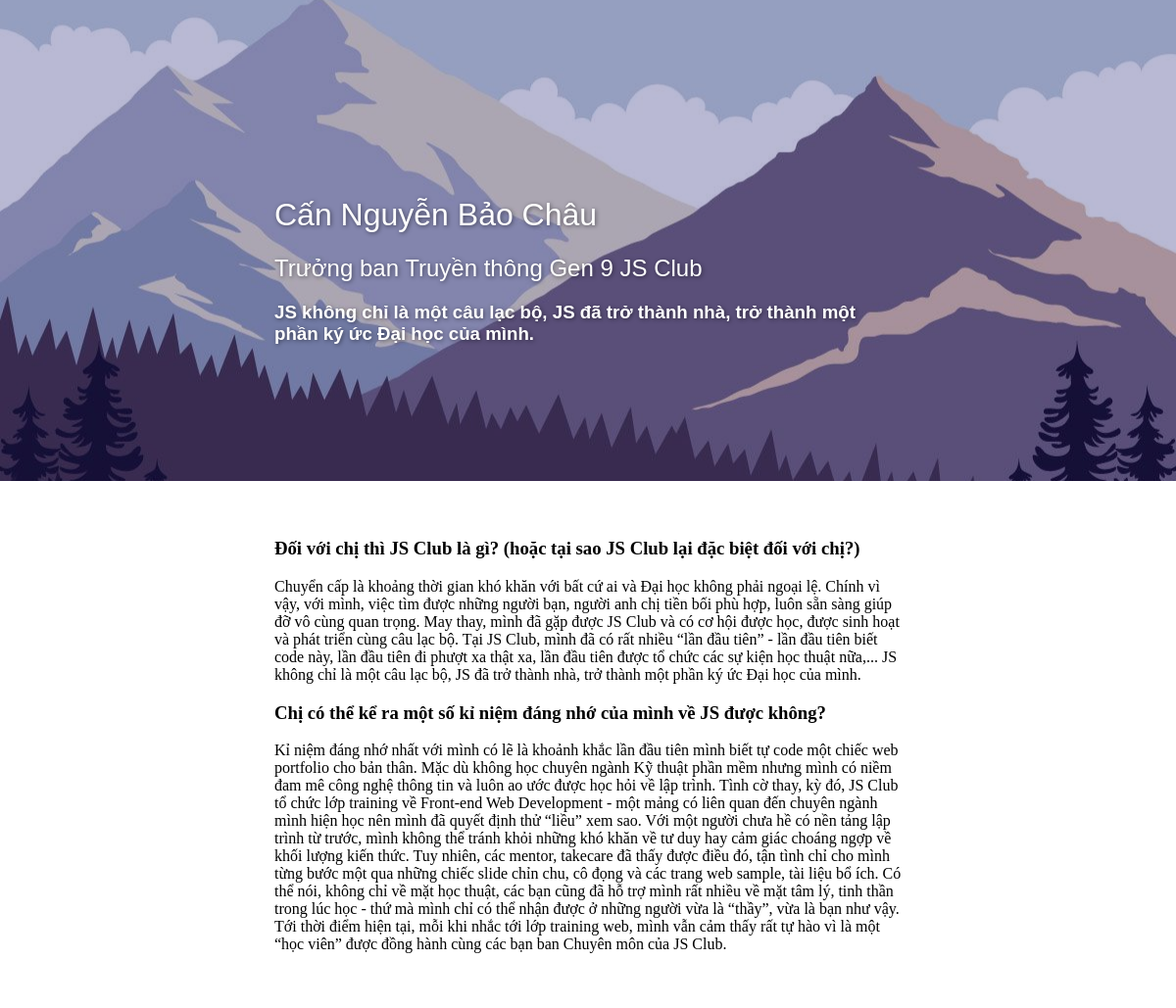
The page /blog/view?id=1 on the database its author committed.
### blog/models/Blog.py (models this page shows)
class Blog(db.Model):
	id = db.Column(db.Integer, primary_key=True)
	content = db.Column(db.String)
	owner = db.Column(db.String)
	subtitle = db.Column(db.String)
	role = db.Column(db.String)
	date = db.Column(db.DateTime)
	image = db.Column(db.String)

### blog/views.py (the view)
@blog.route('/view')
def view_blog():
	id = request.args.get('id', None)
	if id is None:
		return redirect(url_for('homepage.index'))
	blog = BlogController.get_blog_by_id(id)
	return render_template('blog.html', blog=blog)

### blog/models/Blog.py (called while the page is built)
	@staticmethod
	def get_blog_by_id(id):
		return Blog.query.filter_by(id=id).first()

### templates/blog.html (shortened to what this page needs)
<!DOCTYPE html>
<html lang="en">
<head>
	<link rel="stylesheet" href="/static/css/blog.css">
</head>
<body>
	<div class="sample-header">
		<div class="sample-header-section">
			<h1>{{ blog.owner }}</h1>
			<h2>{{ blog.role }}</h2>
			{% if blog.subtitle is not none %}
				<h3>{{ blog.subtitle }}</h3>
			{% endif %}
		</div>
	</div>
	<div class="sample-section-wrap">
		<div class="sample-section">
			<div>
				{{ blog.content|safe }}
			</div>
		</div>
	</div>
</body>
</html>

### static/css/blog.css (style rules this page uses)
body { margin: 0; }
.sample-header { position: fixed; left: 0; top: 0; width: 100%; background-image: url("/static/img/sample-bg.jpg"); background-position: center; background-size: cover; background-repeat: no-repeat; }
.sample-header::before { content: ""; position: absolute; top: 0; right: 0; bottom: 0; left: 0; background-color: MidnightBlue; opacity: 0.3; }
.sample-header-section { position: relative; padding: 15% 0 10%; max-width: 640px; margin-left: auto; margin-right: auto; color: white; text-shadow: 1px 1px 4px rgba(0, 0, 0, 0.5); font-family: "Montserrat", sans-serif; }
h1 { font-weight: 500; }
h2 { font-weight: 400; }
.sample-section-wrap { position: relative; background-color: white; }
.sample-section { position: relative; max-width: 640px; margin-left: auto; margin-right: auto; padding: 40px; }

### rows shown on the page
Blog: owner "Cấn Nguyễn Bảo Châu", role "Trưởng ban Truyền thông Gen 9 JS Club", subtitle "JS không chỉ là một câu lạc bộ, JS đã trở thành nhà, trở thành một phần ký ức Đại học của mình.", content "Đối với chị thì JS Club là gì? (hoặc tại sao JS Club lại đặc biệt đối với chị?) Chuyển cấp là khoảng thời gian khó khăn với bất cứ ai và Đại học không phải ngoại lệ. Chính vì vậy, với mình, việc tìm được những người bạn, người anh chị tiền bối phù hợp, luôn sẵn sàng giúp đỡ vô cùng quan trọng. May thay, mình đã gặp được JS Club và có cơ hội được học, được sinh hoạt và phát triển cùng câu lạc bộ. Tại JS Club, mình đã có rất nhiều “lần đầu tiên” - lần đầu tiên biết code này, lần đầu tiên đi phượt xa thật xa, lần đầu tiên được tổ chức các sự kiện học thuật nữa,... JS không chỉ là một câu lạc bộ, JS đã trở thành nhà, trở thành một phần ký ức Đại học của mình. Chị có thể kể ra một số kỉ niệm…"
